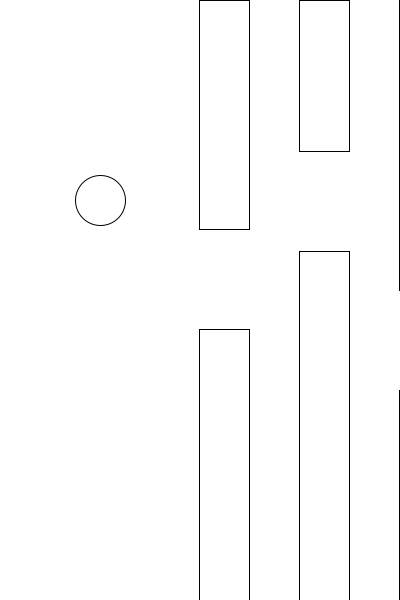
Frame 1 (no input)
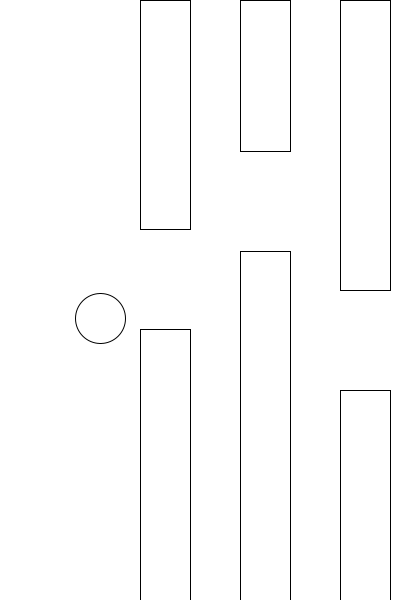
Frame 60 (the mouse pressed at the canvas centre just before this capture)
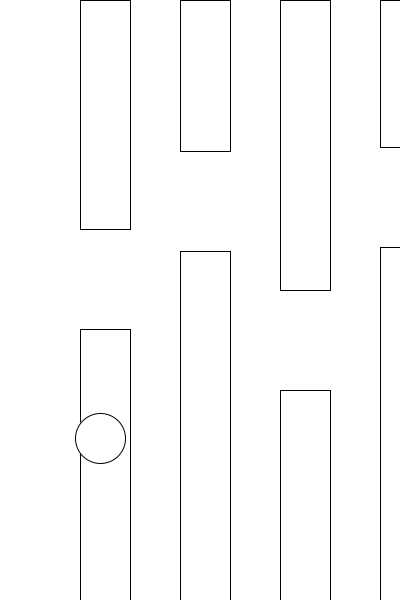
Frame 120 (the mouse held since frame 60 and released just before this capture)

The Processing sketch that drew these frames (run headless with seeded random() and noise(); from frame 60 on, the mouse is pressed at the canvas centre):

// Processing sketch: flappyBird
// ── flappyBird.pde
float [] hole;
float x=100, y=200, vy=2, bgx=-200;
void setup(){
  size(400,600);
  hole = new float[10];
  for(int i=0; i<10; i++) hole[i]=random(100,300);
}
void draw(){
  bgx++;
  background(255);
  for(int i=0; i<10; i++){
    rect(i*100-bgx, 0, 50, hole[i]);
    rect(i*100-bgx, hole[i]+100, 50, 1000);
  }
  ellipse(x,y, 50,50);
  y+=vy;
  if(keyPressed && key==' ')vy=-2;
  else vy=2;
}
